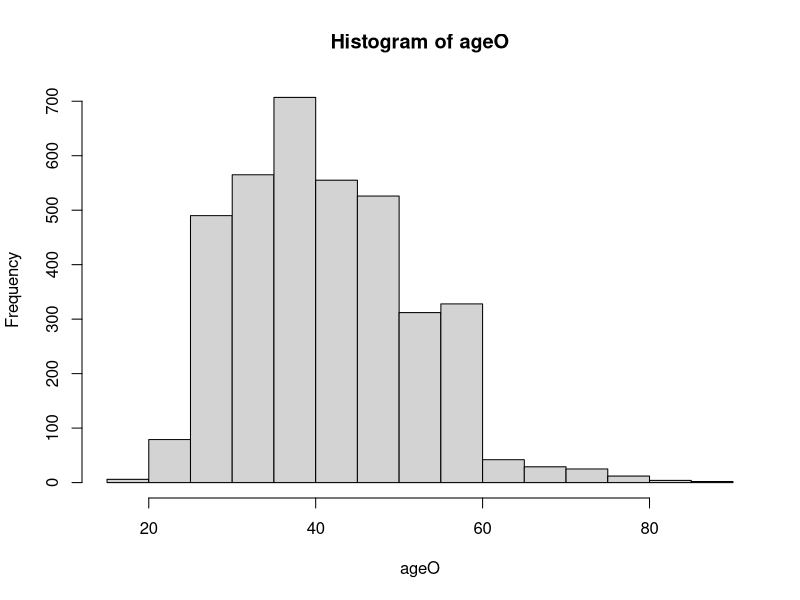
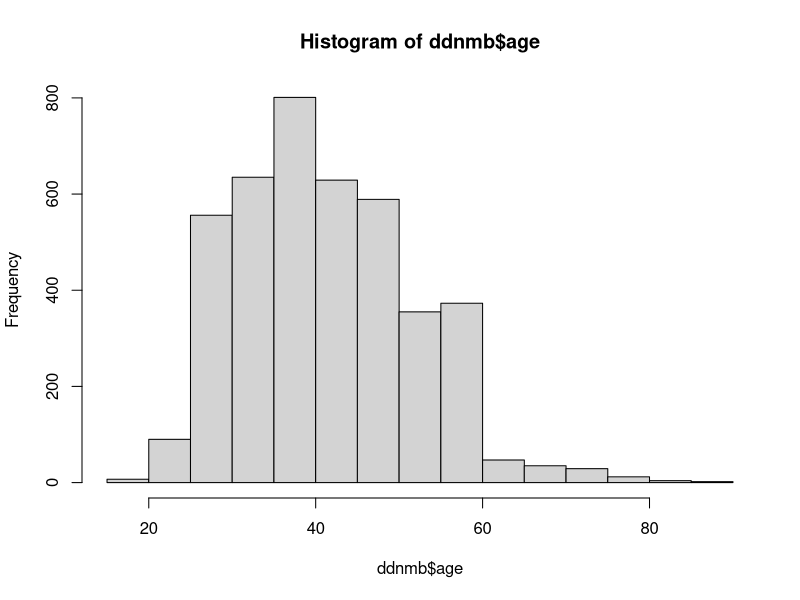
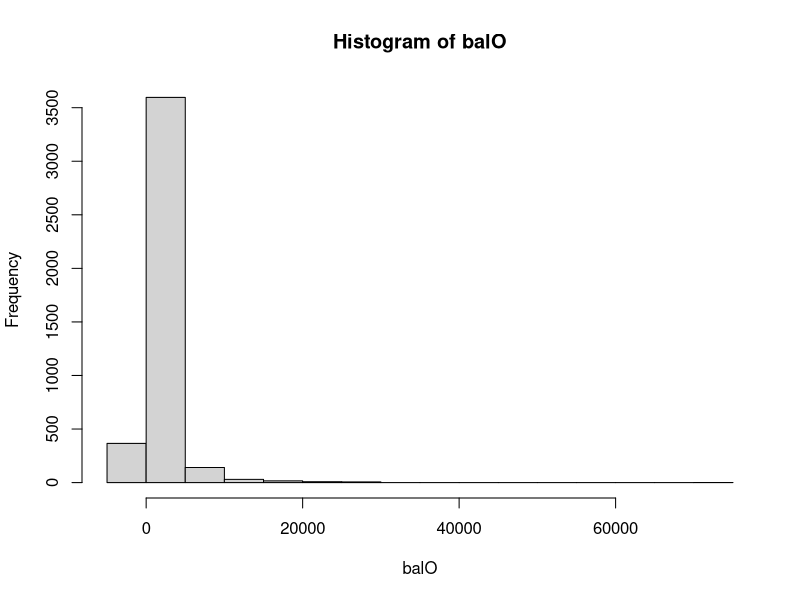
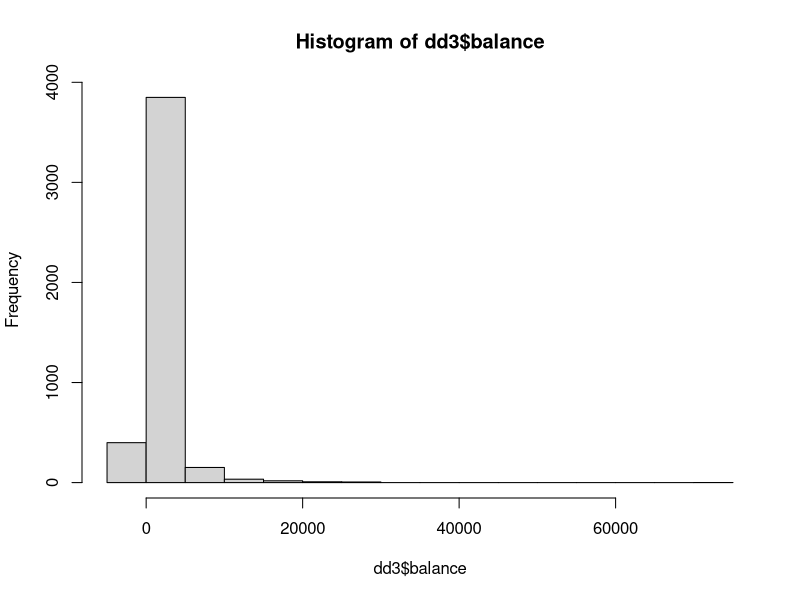
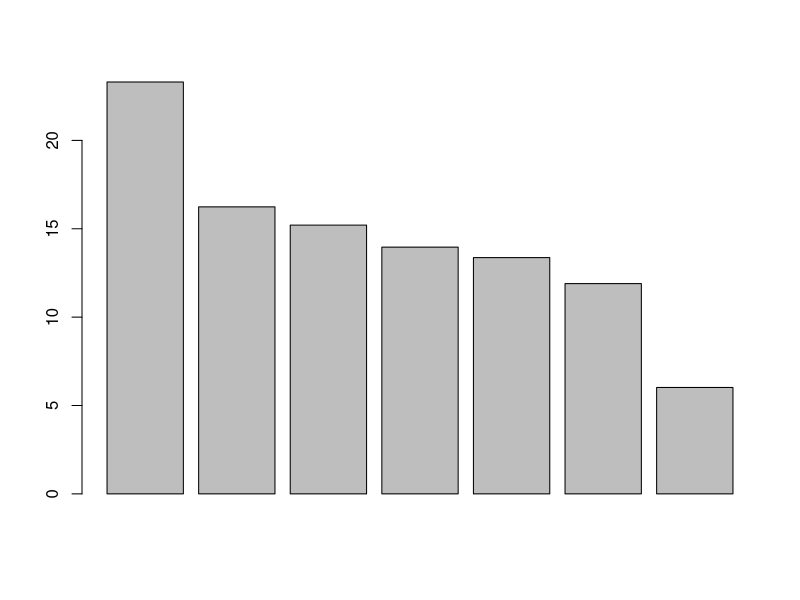
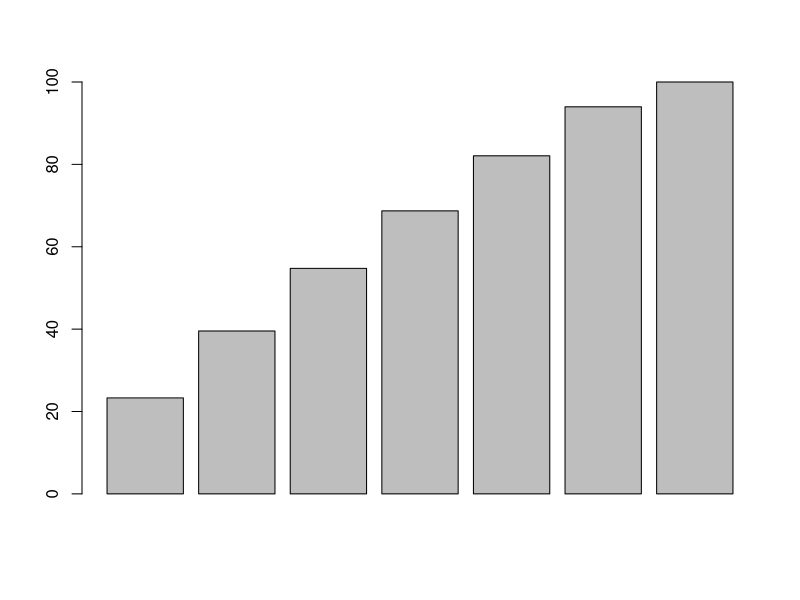
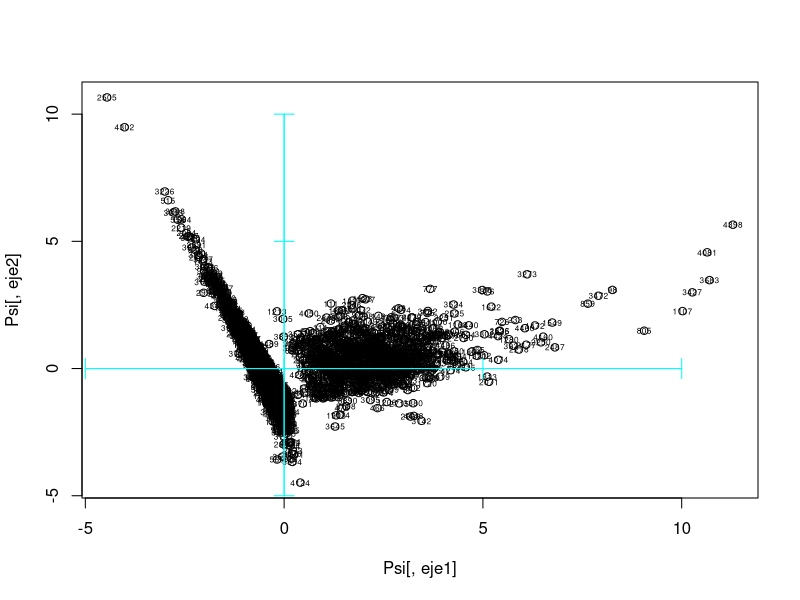
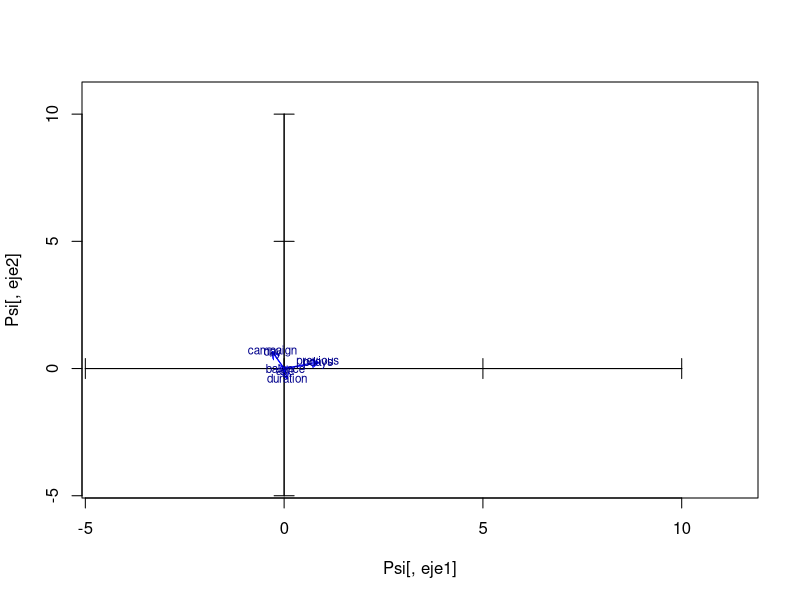

Recreate these plots in R, in order. (Note: this script raises an error after producing the figures.)
#  READING CREDSCO.CSV. NOTE: Change the path of the file for the proper one in your computer

#Note: Take care to use "/" fo the directory file. "\" provides errors

setwd("C:/Users/adria/Downloads")  # uncomment it if wanna set a path

dd <- read.table("1 - get data.csv",header=T, sep=";");
          
#start substituting the structural missing values.
#with remaining, impute: Knn, MIMMI, MICE (multiple imputation, only if you know well)

# IMPUTATION By THE 1NN

library(class)

# FOR EVERY INDIVIDUAL WITH MISSING Incomes LOOK FOR THE MOST SIMILAR INDIVIDUAL 
# wrt REMAINING VARIABLES AND COPY THE VALUE OF INGRESSOS ON THE FIRST 
#For more robustness average the values of k-NN in general (with small k)

# DELETE THE ROWS WITH NO VALUE FOR AGE AND BALANCE

dd2<-dd
for (i in 1:length(dd2$age)) {
  if (is.na(dd2$age[i]) & is.na(dd2$balance[i])) {
    dd2<-dd2[-c(i),] 
  }
}
# WE HAVE DIVIDED dd2 IN A DATAFRAME WITH NA IN balance AND WITH NO NA IN balance 
ddnmb <- dd2[!is.na(dd2$balance),]
ddmb  <- dd2[is.na(dd2$balance),]

# For a single variable:
# Build an artificial matrix with the full numerical variables

fullVariables<-c(6,12,13,14,15)
aux<-ddnmb[,fullVariables]
dim(aux)
names(aux)

# divide in rows that had missing age or not on the target variable to be imputed
aux1 <- aux[!is.na(ddnmb$age),]
dim(aux1)
aux2 <- aux[is.na(ddnmb$age),]
dim(aux2)

sum(is.na(aux2['balance']))

#Find nns for aux2
knn.ing = knn(aux1,aux2,ddnmb$age[!is.na(ddnmb$age)])   

#CARE: neither aux1 nor aux2 can contain NAs


#CARE: knn.ing is generated as a factor. 
#Be sure to retrieve the correct values

ageO<-ddnmb$age
ddnmb$age[is.na(ddnmb$age)] <- as.numeric(as.character(knn.ing))


hist(ageO)
summary(ageO)

hist(ddnmb$age)
summary(ddnmb$age)

# CONCATENATE THE NA's OF BALANCE THAT WE DIVIDED BEFORE
dd3 <- rbind(ddnmb, ddmb)

# NOW WE REPEAT THE SAME PROCESS WITH BALANCE

fullVariables<-c(1,12,13,14,15)
aux<-dd3[,fullVariables]
dim(aux)
names(aux)

# divide in rows that had missing age or not on the target variable to be imputed
aux1 <- aux[!is.na(dd3$balance),]
dim(aux1)
aux2 <- aux[is.na(dd3$balance),]
dim(aux2)

#Find nns for aux2
knn.ing = knn(aux1,aux2,dd3$balance[!is.na(dd3$balance)])   

#CARE: neither aux1 nor aux2 can contain NAs


#CARE: knn.ing is generated as a factor. 
#Be sure to retrieve the correct values

balO<-dd3$balance
dd3$balance[is.na(dd3$balance)] <- as.numeric(as.character(knn.ing))


hist(balO)
summary(balO)

hist(dd3$balance)
summary(dd3$balance)

#We remove any entry with missings in job or education
#dd3<-dd3[!(dd3$job=="unknown"),]
#dd3<-dd3[!(dd3$education=="unknown"),]
#dd3<-dd3[!(dd3$job=="unk"),]
#dd3<-dd3[!(dd3$education=="unk"),]

#we remove the variable contact because there's no way to fix the missings
dd3 <- subset(dd3, select = -(contact))

#summary(dd3$age)

for (k in 1:ncol(dd3)){
  if(is.character(dd3[,k])){
    dd3[,k]<-as.factor(dd3[,k])
  }
}

write.table(dd3, file="4 - PCA.csv", sep=";", dec = " ")

##############################################################################
##############################################################################
##############################################################################

objects()
attributes(dd3)

#
# VISUALISATION OF DATA
#
# PRINCIPAL COMPONENT ANALYSIS OF CONTINcUOUS VARIABLES, WITH Dictamen PROJECTED AS ILLUSTRATIVE
#

# CREATION OF THE DATA FRAME OF CONTINUOUS VARIABLES

attach(dd3)
names(dd3)

#is R understanding well my factor variables?
sapply(dd3,class)

#set a list of numerical variables (with no missing values)


numeriques<-which(sapply(dd3,is.numeric))
numeriques

dcon<-dd3[,numeriques]
sapply(dcon,class)

#dcon <- data.frame (Antiguedad.Trabajo,Plazo,Edad,Gastos,Ingresos,Patrimonio,Cargas.patrimoniales,Importe.solicitado,Precio.del.bien.financiado,Estalvi, RatiFin)

#alternatively
#dim(dd)
#indexCon<-c(2,4:5,9:16)
#dcon<-dd[,indexCon]
#names(dcon)

#be sure you don't have missing data in your numerical variables.

#in case of having missing data, select complete rows JUST TO FOLLOW THE CLASS
#dd<-dd[!is.na(dd[,indecCon[1]])& !is.na(dd[,indecCon[2]]) & !is.na(dd[,indecCon[3]])& !is.na(dd[,indecCon[4]]),]
#then preprocess your complete data set to IMPUTE all missing data, and reproduce
#the whole analysis again
# PRINCIPAL COMPONENT ANALYSIS OF dcon

pc1 <- prcomp(dcon, scale=TRUE)
class(pc1)
attributes(pc1)

print(pc1)




# WHICH PERCENTAGE OF THE TOTAL INERTIA IS REPRESENTED IN SUBSPACES?

pc1$sdev
inerProj<- pc1$sdev^2 
inerProj
totalIner<- sum(inerProj)
totalIner
pinerEix<- 100*inerProj/totalIner
pinerEix
barplot(pinerEix)

#Cummulated Inertia in subspaces, from first principal component to the 11th dimension subspace
barplot(100*cumsum(pc1$sdev[1:dim(dcon)[2]]^2)/dim(dcon)[2])
percInerAccum<-100*cumsum(pc1$sdev[1:dim(dcon)[2]]^2)/dim(dcon)[2]
percInerAccum


# SELECTION OF THE SINGIFICNT DIMENSIONS (keep 80% of total inertia)

nd = 5

print(pc1)
attributes(pc1)
pc1$rotation

# STORAGE OF THE EIGENVALUES, EIGENVECTORS AND PROJECTIONS IN THE nd DIMENSIONS
View(pc1$x)
dim(pc1$x)
dim(dcon)
dcon[2000,]
pc1$x[2000,]

Psi = pc1$x[,1:nd]
dim(Psi)
Psi[2000,]

# STORAGE OF LABELS FOR INDIVIDUALS AND VARIABLES

iden = row.names(dcon)
etiq = names(dcon)
ze = rep(0,length(etiq)) # WE WILL NEED THIS VECTOR AFTERWARDS FOR THE GRAPHICS

# PLOT OF INDIVIDUALS

#select your axis
eje1<-2
eje1<-1
eje2<-3
eje2<-2

plot(Psi[,eje1],Psi[,eje2])
text(Psi[,eje1],Psi[,eje2],labels=iden, cex=0.5)
axis(side=1, pos= 0, labels = F, col="cyan")
axis(side=3, pos= 0, labels = F, col="cyan")
axis(side=2, pos= 0, labels = F, col="cyan")
axis(side=4, pos= 0, labels = F, col="cyan")

#library(rgl)
#plot3d(Psi[,1],Psi[,2],Psi[,3])

#Projection of variables

Phi = cor(dcon,Psi)
View(Phi)

#select your axis

X<-Phi[,eje1]
Y<-Phi[,eje2]

plot(Psi[,eje1],Psi[,eje2],type="n")
axis(side=1, pos= 0, labels = F)
axis(side=3, pos= 0, labels = F)
axis(side=2, pos= 0, labels = F)
axis(side=4, pos= 0, labels = F)
arrows(ze, ze, X, Y, length = 0.07,col="blue")
text(X,Y,labels=etiq,col="darkblue", cex=0.7)


#zooms
plot(Psi[,eje1],Psi[,eje2],type="n",xlim=c(min(X,0),max(X,0)), ylim=c(-1,1))
axis(side=1, pos= 0, labels = F)
axis(side=3, pos= 0, labels = F)
axis(side=2, pos= 0, labels = F)
axis(side=4, pos= 0, labels = F)
arrows(ze, ze, X, Y, length = 0.07,col="blue")
text(X,Y,labels=etiq,col="darkblue", cex=0.7)



# PROJECTION OF ILLUSTRATIVE qualitative variables on individuals' map
# PROJECCI? OF INDIVIDUALS DIFFERENTIATING THE Dictamen
# (we need a numeric Dictamen to color)

varcat=dd3[,1]
plot(Psi[,1],Psi[,2],col=varcat)
axis(side=1, pos= 0, labels = F, col="darkgray")
axis(side=3, pos= 0, labels = F, col="darkgray")
axis(side=2, pos= 0, labels = F, col="darkgray")
axis(side=4, pos= 0, labels = F, col="darkgray")
legend("bottomleft",levels(varcat),pch=1,col=c(1,2), cex=0.6)

#select your qualitative variable
k<-1 #dictamen in credsco

varcat<-dd3[,k]
fdic1 = tapply(Psi[,eje1],varcat,mean)
fdic2 = tapply(Psi[,eje2],varcat,mean) 
#points(fdic1,fdic2,pch=16,col="blue", labels=levels(varcat))
text(fdic1,fdic2,labels=levels(varcat),col="yellow", cex=0.7)


#Now we project both cdgs of levels of a selected qualitative variable without
#representing the individual anymore

plot(Psi[,eje1],Psi[,eje2],type="n")
axis(side=1, pos= 0, labels = F, col="cyan")
axis(side=3, pos= 0, labels = F, col="cyan")
axis(side=2, pos= 0, labels = F, col="cyan")
axis(side=4, pos= 0, labels = F, col="cyan")

#select your qualitative variable
k<-1 #dictamen in credsco

#varcat<-dd[,k]
#fdic1 = tapply(Psi[,eje1],varcat,mean)
#fdic2 = tapply(Psi[,eje2],varcat,mean) 

#points(fdic1,fdic2,pch=16,col="blue", labels=levels(varcat))
text(fdic1,fdic2,labels=levels(varcat),col="blue", cex=0.7)


#all qualitative together
plot(Psi[,eje1],Psi[,eje2],type="n")
axis(side=1, pos= 0, labels = F, col="cyan")
axis(side=3, pos= 0, labels = F, col="cyan")
axis(side=2, pos= 0, labels = F, col="cyan")
axis(side=4, pos= 0, labels = F, col="cyan")

#nominal qualitative variables

dcat<-c(1,3,6:7)
#divide categoricals in several graphs if joint representation saturates

#build a palette with as much colors as qualitative variables 

#colors<-c("blue","red","green","orange","darkgreen")
#alternative
colors<-rainbow(length(dcat))

c<-1
for(k in dcat){
  seguentColor<-colors[c]
  fdic1 = tapply(Psi[,eje1],dd[,k],mean)
  fdic2 = tapply(Psi[,eje2],dd[,k],mean) 
  
  text(fdic1,fdic2,labels=levels(dd[,k]),col=seguentColor, cex=0.6)
  c<-c+1
}
legend("bottomleft",names(dd)[dcat],pch=1,col=colors, cex=0.6)

#determine zoom level
#use the scale factor or not depending on the position of centroids
# ES UN FACTOR D'ESCALA PER DIBUIXAR LES FLETXES MES VISIBLES EN EL GRAFIC
#fm = round(max(abs(Psi[,1]))) 
fm=20

#scale the projected variables
X<-fm*U[,eje1]
Y<-fm*U[,eje2]

#represent numerical variables in background
plot(Psi[,eje1],Psi[,eje2],type="n",xlim=c(-0.5,1), ylim=c(-0.5,1))
#plot(X,Y,type="none",xlim=c(min(X,0),max(X,0)))
axis(side=1, pos= 0, labels = F, col="cyan")
axis(side=3, pos= 0, labels = F, col="cyan")
axis(side=2, pos= 0, labels = F, col="cyan")
axis(side=4, pos= 0, labels = F, col="cyan")

#add projections of numerical variables in background
arrows(ze, ze, X, Y, length = 0.07,col="lightgray")
text(X,Y,labels=etiq,col="gray", cex=0.7)

#add centroids
c<-1
for(k in dcat){
  seguentColor<-colors[c]
  
  fdic1 = tapply(Psi[,eje1],dd[,k],mean)
  fdic2 = tapply(Psi[,eje2],dd[,k],mean) 
  
  #points(fdic1,fdic2,pch=16,col=seguentColor, labels=levels(dd[,k]))
  text(fdic1,fdic2,labels=levels(dd[,k]),col=seguentColor, cex=0.6)
  c<-c+1
}
legend("bottomleft",names(dd)[dcat],pch=1,col=colors, cex=0.6)


#add ordinal qualitative variables. Ensure ordering is the correct

dordi<-c(8)


levels(dd3[,dordi[1]])
#reorder modalities: when required
dd[,dordi[1]] <- factor(dd[,dordi[1]], ordered=TRUE,  levels= c("WorkingTypeUnknown","altres sit","temporal","fixe","autonom"))
levels(dd[,dordi[1]])

c<-1
col<-1
for(k in dordi){
  seguentColor<-colors[col]
  fdic1 = tapply(Psi[,eje1],dd[,k],mean)
  fdic2 = tapply(Psi[,eje2],dd[,k],mean) 
  
  #points(fdic1,fdic2,pch=16,col=seguentColor, labels=levels(dd[,k]))
  #connect modalities of qualitative variables
  lines(fdic1,fdic2,pch=16,col=seguentColor)
  text(fdic1,fdic2,labels=levels(dd[,k]),col=seguentColor, cex=0.6)
  c<-c+1
  col<-col+1
}
legend("topleft",names(dd)[dordi],pch=1,col=colors[1:length(dordi)], cex=0.6)



# PROJECTION OF ILLUSTRATIVE qualitative variables on individuals' map
# PROJECCI? OF INDIVIDUALS DIFFERENTIATING THE Dictamen
# (we need a numeric Dictamen to color)

varcat=dd3[,15]
plot(Psi[,1],Psi[,2],col=varcat)
axis(side=1, pos= 0, labels = F, col="darkgray")
axis(side=3, pos= 0, labels = F, col="darkgray")
axis(side=2, pos= 0, labels = F, col="darkgray")
axis(side=4, pos= 0, labels = F, col="darkgray")
legend("bottomleft",levels(varcat),pch=1,col=c(1,2,3,4), cex=0.6)


# Overproject THE CDG OF  LEVELS OF varcat
fdic1 = tapply(Psi[,1],varcat,mean)
fdic2 = tapply(Psi[,2],varcat,mean) 

text(fdic1,fdic2,labels=levels(varcat),col="cyan", cex=0.75)

